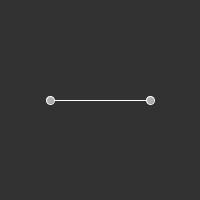
Frame 1 (no input)
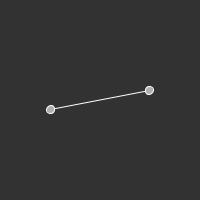
Frame 60 (the mouse pressed at the canvas centre just before this capture)
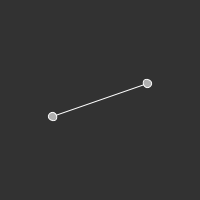
Frame 120 (the mouse held since frame 60 and released just before this capture)

The Processing sketch that drew these frames (run headless with seeded random() and noise(); from frame 60 on, the mouse is pressed at the canvas centre):

// Processing sketch: _03exercise_baton
// ── _03exercise_baton.pde
float angle = 0;			

void setup() {
  size(200,200);
  smooth();
}

void draw() {
  background(50);

  fill(175);
  stroke(255);
  rectMode(CENTER);
  translate(width/2,height/2);
  rotate(angle);
  line(-50,0,50,0);
  ellipse(50,0,8,8);
  ellipse(-50,0,8,8);

  angle += 0.05;
}
